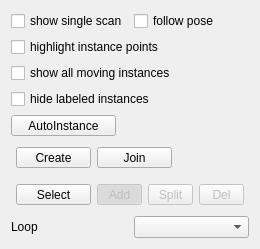
        <widget class="QWidget" name="tab_2">
         <property name="enabled">
          <bool>true</bool>
         </property>
         <attribute name="title">
          <string>Instances</string>
         </attribute>
         <layout class="QFormLayout" name="formLayout">
          <item row="0" column="0">
           <widget class="QCheckBox" name="chkShowSingleScan_instance">
            <property name="text">
             <string>show single scan</string>
            </property>
           </widget>
          </item>
          <item row="0" column="1">
           <widget class="QCheckBox" name="chkFollowPose2">
            <property name="text">
             <string>follow pose</string>
            </property>
           </widget>
          </item>
          <item row="2" column="0" colspan="2">
           <widget class="QCheckBox" name="chkDrawInstances">
            <property name="text">
             <string>highlight instance points</string>
            </property>
           </widget>
          </item>
          <item row="3" column="0" colspan="2">
           <widget class="QCheckBox" name="chkShowAllMovingInstances">
            <property name="text">
             <string>show all moving instances</string>
            </property>
           </widget>
          </item>
          <item row="4" column="0" colspan="2">
           <widget class="QCheckBox" name="chkHideLabeledInstances">
            <property name="enabled">
             <bool>true</bool>
            </property>
            <property name="text">
             <string>hide labeled instances</string>
            </property>
           </widget>
          </item>
          <item row="8" column="0" colspan="2">
           <layout class="QHBoxLayout" name="horizontalLayout_6">
            <property name="leftMargin">
             <number>5</number>
            </property>
            <property name="topMargin">
             <number>5</number>
            </property>
            <property name="rightMargin">
             <number>5</number>
            </property>
            <property name="bottomMargin">
             <number>5</number>
            </property>
            <item>
             <widget class="QToolButton" name="btnCreateInstance">
              <property name="minimumSize">
               <size>
                <width>75</width>
                <height>0</height>
               </size>
              </property>
              <property name="text">
               <string>Create</string>
              </property>
              <property name="checkable">
               <bool>true</bool>
              </property>
             </widget>
            </item>
            <item>
             <widget class="QToolButton" name="btnJoinInstances">
              <property name="minimumSize">
               <size>
                <width>75</width>
                <height>0</height>
               </size>
              </property>
              <property name="text">
               <string>Join</string>
              </property>
              <property name="checkable">
               <bool>true</bool>
              </property>
             </widget>
            </item>
            <item>
             <spacer name="horizontalSpacer">
              <property name="orientation">
               <enum>Qt::Horizontal</enum>
              </property>
              <property name="sizeHint" stdset="0">
               <size>
                <width>40</width>
                <height>20</height>
               </size>
              </property>
             </spacer>
            </item>
           </layout>
          </item>
          <item row="9" column="0" colspan="2">
           <layout class="QHBoxLayout" name="horizontalLayout_4">
            <property name="leftMargin">
             <number>5</number>
            </property>
            <property name="topMargin">
             <number>5</number>
            </property>
            <property name="rightMargin">
             <number>5</number>
            </property>
            <property name="bottomMargin">
             <number>5</number>
            </property>
            <item>
             <widget class="QToolButton" name="btnSelectInstance">
              <property name="minimumSize">
               <size>
                <width>75</width>
                <height>0</height>
               </size>
              </property>
              <property name="text">
               <string>Select</string>
              </property>
              <property name="checkable">
               <bool>true</bool>
              </property>
             </widget>
            </item>
            <item>
             <spacer name="horizontalSpacer_2">
              <property name="orientation">
               <enum>Qt::Horizontal</enum>
              </property>
              <property name="sizeType">
               <enum>QSizePolicy::MinimumExpanding</enum>
              </property>
              <property name="sizeHint" stdset="0">
               <size>
                <width>0</width>
                <height>20</height>
               </size>
              </property>
             </spacer>
            </item>
            <item>
             <widget class="QToolButton" name="btnAddPoints">
              <property name="enabled">
               <bool>false</bool>
              </property>
              <property name="minimumSize">
               <size>
                <width>45</width>
                <height>0</height>
               </size>
              </property>
              <property name="text">
               <string>Add</string>
              </property>
              <property name="checkable">
               <bool>true</bool>
              </property>
              <property name="checked">
               <bool>true</bool>
              </property>
             </widget>
            </item>
            <item>
             <widget class="QToolButton" name="btnSplitPoints">
              <property name="enabled">
               <bool>false</bool>
              </property>
              <property name="minimumSize">
               <size>
                <width>45</width>
                <height>0</height>
               </size>
              </property>
              <property name="text">
               <string>Split</string>
              </property>
              <property name="checkable">
               <bool>true</bool>
              </property>
             </widget>
            </item>
            <item>
             <widget class="QToolButton" name="btnDeletePoints">
              <property name="enabled">
               <bool>false</bool>
              </property>
              <property name="minimumSize">
               <size>
                <width>45</width>
                <height>0</height>
               </size>
              </property>
              <property name="text">
               <string>Del</string>
              </property>
              <property name="checkable">
               <bool>true</bool>
              </property>
             </widget>
            </item>
           </layout>
          </item>
          <item row="12" column="0">
           <widget class="QLabel" name="label_5">
            <property name="text">
             <string>Loop</string>
            </property>
           </widget>
          </item>
          <item row="12" column="1">
           <widget class="QComboBox" name="cmbLoop_instances"/>
          </item>
          <item row="5" column="0">
           <widget class="QToolButton" name="btnAutoInstance">
            <property name="minimumSize">
             <size>
              <width>105</width>
              <height>0</height>
             </size>
            </property>
            <property name="maximumSize">
             <size>
              <width>105</width>
              <height>16777215</height>
             </size>
            </property>
            <property name="layoutDirection">
             <enum>Qt::LeftToRight</enum>
            </property>
            <property name="text">
             <string>AutoInstance</string>
            </property>
            <property name="checkable">
             <bool>true</bool>
            </property>
           </widget>
          </item>
         </layout>
        </widget>
